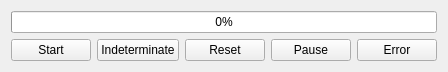
<?xml version="1.0" encoding="UTF-8"?>
<ui version="4.0">
 <class>DemoWidget2</class>
 <widget class="QWidget" name="DemoWidget2">
  <property name="geometry">
   <rect>
    <x>0</x>
    <y>0</y>
    <width>444</width>
    <height>300</height>
   </rect>
  </property>
  <layout class="QGridLayout" name="gridLayout">
   <property name="sizeConstraint">
    <enum>QLayout::SetFixedSize</enum>
   </property>
   <item row="0" column="0" colspan="5">
    <widget class="QTasksyncedProgressBar" name="progressBar">
     <property name="value">
      <number>0</number>
     </property>
    </widget>
   </item>
   <item row="1" column="0">
    <widget class="QPushButton" name="start">
     <property name="text">
      <string>Start</string>
     </property>
    </widget>
   </item>
   <item row="1" column="2">
    <widget class="QPushButton" name="reset">
     <property name="text">
      <string>Reset</string>
     </property>
    </widget>
   </item>
   <item row="1" column="3">
    <widget class="QPushButton" name="pause">
     <property name="text">
      <string>Pause</string>
     </property>
    </widget>
   </item>
   <item row="1" column="4">
    <widget class="QPushButton" name="error">
     <property name="text">
      <string>Error</string>
     </property>
    </widget>
   </item>
   <item row="1" column="1">
    <widget class="QPushButton" name="indeterminate">
     <property name="text">
      <string>Indeterminate</string>
     </property>
    </widget>
   </item>
  </layout>
 </widget>
 <layoutdefault spacing="6" margin="11"/>
 <customwidgets>
  <customwidget>
   <class>QTasksyncedProgressBar</class>
   <extends>QProgressBar</extends>
   <header>qtasksyncedprogressbar.h</header>
  </customwidget>
 </customwidgets>
 <resources/>
 <connections/>
 <slots>
  <slot>start()</slot>
  <slot>indeterminate()</slot>
  <slot>reset()</slot>
  <slot>pause()</slot>
  <slot>error()</slot>
 </slots>
</ui>
